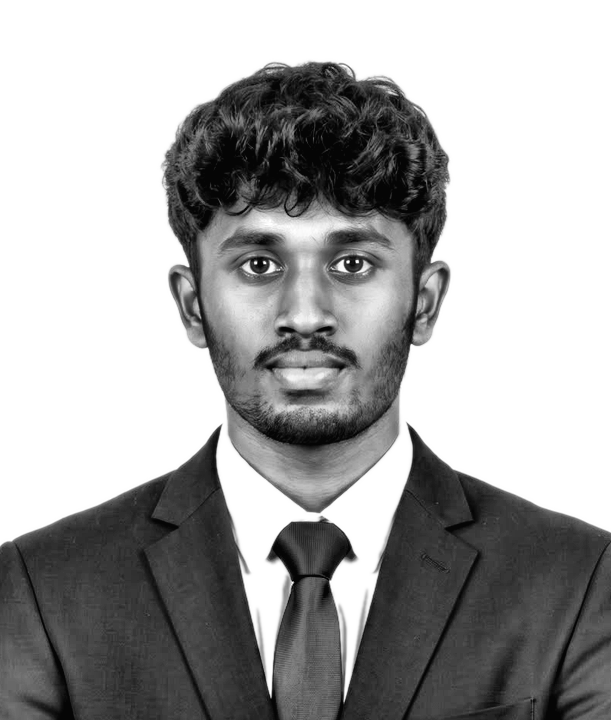
#> input picture assets/source/portrait-prepared.png, 611 x 720 px, found by its file name
$ python make_particle_portrait.py
#> lines starting #> are read from the running program, lines starting #| are printed output that depends on the picture
#!/usr/bin/env python3
"""
make_particle_portrait.py
-------------------------
Samples a prepared grayscale portrait plate into a field of particles and emits
a single self-contained animated SVG.

    empty  ->  particles fade in, scattered  ->  converge inward
           ->  portrait resolves  ->  freeze (no loop)

Design notes
------------
* Density is *saliency weighted*: particles cluster on edges (eyes, jawline,
  hair boundary, lapel) and thin out across flat regions, so a modest particle
  budget still reads as a face.
* Radius and opacity both track local luminance, giving tonal depth without
  needing colour.
* Animation is CSS `@keyframes` inside the SVG (GitHub renders this fine
  through `<img>`; no JavaScript, no external stylesheet). Every particle
  shares ONE keyframe rule and supplies its own offset/delay via CSS custom
  properties — this keeps the file ~4x smaller than per-element SMIL.
* `animation-fill-mode: both` freezes the final frame. The circles also carry
  their final opacity as a plain attribute, so any renderer that ignores CSS
  animation still shows the finished portrait instead of a blank box.

Usage
    python scripts/make_particle_portrait.py
    python scripts/make_particle_portrait.py --particles 2400 --seed 7 --preview
"""

from __future__ import annotations

import argparse
import math
import random
from pathlib import Path

import numpy as np
from PIL import Image, ImageFilter

# --------------------------------------------------------------------------- #
# Tunables — change these to restyle the portrait
# --------------------------------------------------------------------------- #

PARTICLE_COUNT = 5200  # target number of particles

CANVAS_W = 520  # SVG viewBox width
PAD = 26  # inner padding around the portrait

BG = "#0B0F12"  # panel background
BORDER = "#1C2429"  # panel border
GRID = "#131A1F"  # faint technical grid

# Monochrome ramp, dim -> bright. Index chosen by particle luminance.
RAMP = ["#2C3A42", "#4A5C66", "#72868F", "#9DB0B8", "#C9D8DE", "#EAF2F5"]
ACCENT = "#3FB950"  # green, used sparingly on the brightest particles
ACCENT_SHARE = 0.035  # fraction of top-band particles that take the accent

R_MIN, R_MAX = 0.50, 1.70  # particle radius range
BANDS = 7  # luminance quantisation -> one CSS class per band (keeps SVG small)

SCATTER_MIN, SCATTER_MAX = 34.0, 120.0  # start-offset distance range (px)
FADE_IN = 0.55  # per-particle opacity fade duration (s)
TRAVEL = 1.35  # per-particle convergence duration (s)
STAGGER = 1.70  # spread of start times across the field (s)
LEAD_IN = 0.30  # delay before the first particle moves (s)
EASE = "cubic-bezier(.16,.86,.28,1)"  # decelerating settle


# --------------------------------------------------------------------------- #
# Image analysis
# --------------------------------------------------------------------------- #


def _sobel(gray: np.ndarray) -> np.ndarray:
    """Edge magnitude, normalized to [0,1]."""
    g = gray.astype(np.float32) / 255.0
    kx = np.array([[-1, 0, 1], [-2, 0, 2], [-1, 0, 1]], dtype=np.float32)
    ky = kx.T

    def conv(a: np.ndarray, k: np.ndarray) -> np.ndarray:
        p = np.pad(a, 1, mode="edge")
        out = np.zeros_like(a)
        for i in range(3):
            for j in range(3):
                out += k[i, j] * p[i : i + a.shape[0], j : j + a.shape[1]]
        return out

    mag = np.hypot(conv(g, kx), conv(g, ky))
    hi = np.percentile(mag, 99.0)
    return np.clip(mag / max(hi, 1e-6), 0, 1)


def _blur(gray: np.ndarray, radius: float) -> np.ndarray:
    """Gaussian blur returning a float [0,1] tone field."""
    im = Image.fromarray(gray).filter(ImageFilter.GaussianBlur(radius=radius))
    return np.asarray(im, dtype=np.float32) / 255.0


def _saliency(
    tone: np.ndarray, edge: np.ndarray, alpha: np.ndarray
) -> np.ndarray:
    """
    Per-pixel probability weight for placing a particle.

    Density tracks luminance, so dark features (eyes, brows, moustache, hair)
    become *voids* in the particle field — that negative space is what makes a
    face legible at this scale. The edge term then adds definition along
    structural boundaries.
    """
    w = 0.05 + 1.10 * (tone ** 1.45) + 0.40 * edge
    w *= (alpha > 0.5).astype(np.float32)
    return np.clip(w, 0.0, 1.0)


def band_style(band: int) -> tuple[str, float, float]:
    """Colour, radius and opacity for a luminance band. Single source of truth
    shared by the SVG writer and the PNG preview."""
    t = band / (BANDS - 1)
    color = RAMP[min(len(RAMP) - 1, int(t * (len(RAMP) - 1) + 0.5))]
    radius = R_MIN + (R_MAX - R_MIN) * (t ** 0.75)
    # Steep curve: shadows recede to a whisper, highlights carry the face.
    opacity = 0.12 + 0.86 * (t ** 1.35)
    return color, radius, opacity


# --------------------------------------------------------------------------- #
# Sampling
# --------------------------------------------------------------------------- #


def sample_particles(
    plate: Path, target: int, seed: int
) -> tuple[list[dict], int, int]:
    img = Image.open(plate).convert("RGBA")
    arr = np.asarray(img)
    gray = arr[..., 0].astype(np.uint8)
    alpha = arr[..., 3].astype(np.float32) / 255.0
    h, w = gray.shape

    # Tone is read from a blurred plate: raw pixels alternate light/dark along
    # edges, which would render as noise rather than shading.
    tone = _blur(gray, radius=max(1.1, min(h, w) / 420.0))
    # S-curve: pushes eye sockets, brows and the moustache toward void while
    # letting cheek/forehead highlights carry the light.
    tone = np.clip((tone - 0.44) * 1.5 + 0.46, 0.0, 1.0)
    edge = _sobel(gray)
    weight = _saliency(tone, edge, alpha)
    coverage = float((weight > 0).sum())
    if coverage == 0:
        raise SystemExit("ERROR: prepared plate is fully transparent — re-run prep_photo.py")

    # Jittered grid: even spatial distribution, no clumping, then reject by
    # saliency so the surviving points concentrate on structure.
    mean_w = float(weight.sum() / coverage)
    cells = target / max(mean_w, 1e-6)
    step = math.sqrt(coverage / max(cells, 1.0))
    step = max(step, 1.2)

    rng = random.Random(seed)
    nprng = np.random.default_rng(seed)

    pts: list[dict] = []
    y = step * 0.5
    while y < h:
        x = step * 0.5
        while x < w:
            jx = x + (rng.random() - 0.5) * step
            jy = y + (rng.random() - 0.5) * step
            ix, iy = int(jx), int(jy)
            if 0 <= ix < w and 0 <= iy < h:
                p = weight[iy, ix]
                if p > 0 and rng.random() < p:
                    pts.append({"px": jx, "py": jy, "lum": float(tone[iy, ix])})
            x += step
        y += step

    # Trim or pad toward the requested budget.
    if len(pts) > target:
        keep = nprng.choice(len(pts), size=target, replace=False)
        pts = [pts[i] for i in sorted(keep.tolist())]

    return pts, w, h


# --------------------------------------------------------------------------- #
# SVG emission
# --------------------------------------------------------------------------- #


def build_svg(pts: list[dict], iw: int, ih: int, seed: int) -> str:
    scale = (CANVAS_W - 2 * PAD) / iw
    canvas_h = int(round(ih * scale + 2 * PAD))
    rng = random.Random(seed + 1)

    # Convergence origin: the optical centre of the face sits high, so bias the
    # focus upward. Particles scatter outward from here and fall back inward.
    cx = CANVAS_W / 2.0
    cy = PAD + (ih * scale) * 0.42

    # Precompute layout so we can normalise stagger by radial distance.
    laid = []
    max_r = 1e-6
    for p in pts:
        x = PAD + p["px"] * scale
        y = PAD + p["py"] * scale
        d = math.hypot(x - cx, y - cy)
        max_r = max(max_r, d)
        laid.append((x, y, d, p["lum"]))

    body: list[str] = []
    for x, y, d, lum in laid:
        # ---- appearance (quantised into a CSS class) -----------------------
        band = min(BANDS - 1, int(lum * BANDS))
        _, radius, opac = band_style(band)
        cls = f"b{band}"
        if band == BANDS - 1 and rng.random() < ACCENT_SHARE:
            cls = f"a{band}"

        # ---- motion --------------------------------------------------------
        # Start offset points outward from the focus, jittered so the cloud
        # never looks like a clean starburst.
        ang = math.atan2(y - cy, x - cx) + rng.uniform(-0.55, 0.55)
        dist = SCATTER_MIN + (SCATTER_MAX - SCATTER_MIN) * (
            (d / max_r) ** 0.6
        ) * rng.uniform(0.6, 1.15)
        dx = math.cos(ang) * dist
        dy = math.sin(ang) * dist * 0.85

        # Inside-out bloom: centre particles land first, edges settle last.
        delay = LEAD_IN + STAGGER * ((d / max_r) ** 0.75) + rng.uniform(0, 0.22)

        body.append(
            f'<circle class="{cls}" cx="{x:.1f}" cy="{y:.1f}" r="{radius:.2f}"'
            f' style="--x:{dx:.0f}px;--y:{dy:.0f}px;--t:{delay:.2f}s"/>'
        )

    total = LEAD_IN + STAGGER + max(TRAVEL, FADE_IN)

    # One class + one keyframe per luminance band. Opacity is baked into the
    # keyframe rather than passed as a custom property: some non-browser SVG
    # rasterisers apply CSS but do not resolve var(), and `opacity: var(--o)`
    # makes them fail hard instead of degrading to a static image.
    band_css = []
    for b in range(BANDS):
        color, radius, opacity = band_style(b)
        for cls, fill in ((f"b{b}", color),) + (
            ((f"a{b}", ACCENT),) if b >= BANDS - 2 else ()
        ):
            band_css.append(
                f".{cls}{{r:{radius:.2f}px;fill:{fill};opacity:{opacity:.2f};"
                f"animation:settle {TRAVEL}s {EASE} var(--t) both,"
                f"em{b} {FADE_IN}s linear var(--t) both}}"
            )
        band_css.append(
            f"@keyframes em{b}{{from{{opacity:0}}to{{opacity:{opacity:.2f}}}}}"
        )
    bands = "".join(band_css)

    style = f"""
    {bands}
    @keyframes settle {{
      from {{ transform: translate(var(--x), var(--y)); }}
      to   {{ transform: translate(0, 0); }}
    }}
    .chrome {{ animation: chrome .9s ease-out both; }}
    @keyframes chrome {{ from {{ opacity: 0; }} to {{ opacity: 1; }} }}
    @media (prefers-reduced-motion: reduce) {{
      .f circle, .chrome {{ animation: none; }}
    }}
    """

    ticks = 14
    corners = "".join(
        f'<path d="{d}" stroke="#2A353B" stroke-width="1" fill="none"/>'
        for d in (
            f"M10 {10 + ticks} V10 H{10 + ticks}",
            f"M{CANVAS_W - 10 - ticks} 10 H{CANVAS_W - 10} V{10 + ticks}",
            f"M10 {canvas_h - 10 - ticks} V{canvas_h - 10} H{10 + ticks}",
            f"M{CANVAS_W - 10 - ticks} {canvas_h - 10} H{CANVAS_W - 10} "
            f"V{canvas_h - 10 - ticks}",
        )
    )

    return (
        f'<svg xmlns="http://www.w3.org/2000/svg" viewBox="0 0 {CANVAS_W} {canvas_h}" '
        f'width="{CANVAS_W}" height="{canvas_h}" role="img" '
        f'aria-label="Particle portrait of Sheshakanth RA">'
        f"<style>{style}</style>"
        f'<defs><pattern id="g" width="32" height="32" patternUnits="userSpaceOnUse">'
        f'<path d="M32 0H0V32" fill="none" stroke="{GRID}" stroke-width="1"/>'
        f"</pattern></defs>"
        f'<rect width="{CANVAS_W}" height="{canvas_h}" fill="{BG}"/>'
        f'<rect width="{CANVAS_W}" height="{canvas_h}" fill="url(#g)" opacity=".55"/>'
        f'<g class="chrome">'
        f'<rect x=".5" y=".5" width="{CANVAS_W - 1}" height="{canvas_h - 1}" '
        f'fill="none" stroke="{BORDER}"/>{corners}</g>'
        f'<g class="f">{"".join(body)}</g>'
        f"</svg>"
    ), total


# [22 lines left out: function write_preview, not called in this run]


def main() -> None:
    ap = argparse.ArgumentParser(description="Generate the particle portrait SVG.")
    ap.add_argument("--input", default="assets/source/portrait-prepared.png")
    ap.add_argument("--output", default="assets/profile-particles.svg")
    ap.add_argument("--particles", type=int, default=PARTICLE_COUNT)
    ap.add_argument("--seed", type=int, default=11)
    ap.add_argument("--preview", action="store_true", help="also write a PNG of the final frame")
    a = ap.parse_args()

    plate = Path(a.input)
    if not plate.exists():
        raise SystemExit(
            f"ERROR: prepared plate not found at {plate}\n"
            f"       Run: python scripts/prep_photo.py"
        )

    pts, iw, ih = sample_particles(plate, a.particles, a.seed)
#> in sample_particles, img is the input picture: PIL image 611x720 RGBA; mean R, G, B, A 162.3, 162.3, 162.3, 127.9
#> in sample_particles, `alpha = arr[..., 3].astype(np.float32) / 255.0`:
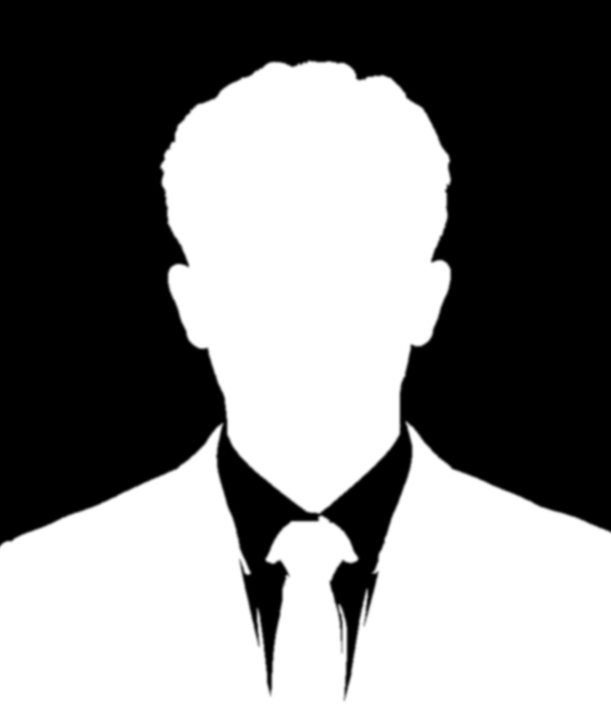
#> alpha: shape (720, 611) float32; min 0, max 1, mean 0.502
#> in sample_particles, `tone = np.clip((tone - 0.44) * 1.5 + 0.46, 0.0, 1.0)`:
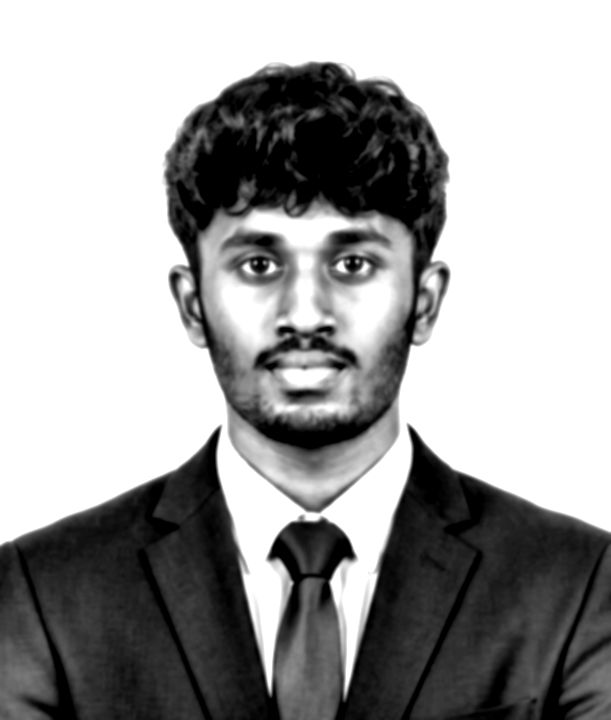
#> tone: shape (720, 611) float32; min 0, max 1, mean 0.633
#> after the loop in conv (call 2), `for i in range(3):`:
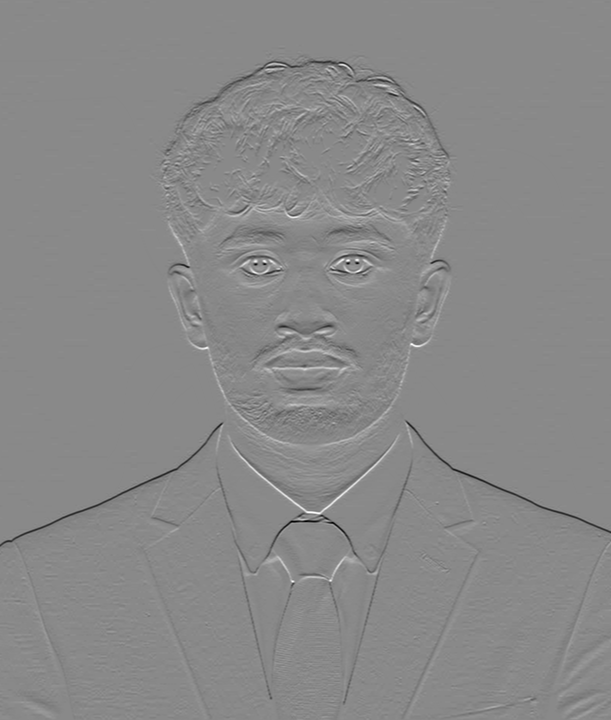
#> out: shape (720, 611) float32; min -3.47, max 2.98, mean -0.00827; drawn with min black and max white
#> in _sobel, `mag = np.hypot(conv(g, kx), conv(g, ky))`:
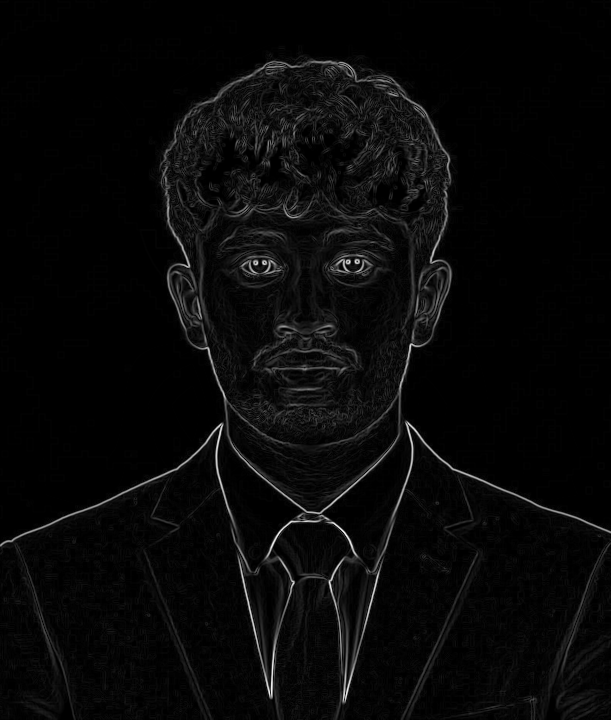
#> mag: shape (720, 611) float32; min 0, max 4.09, mean 0.14; drawn with min black and max white
#> in _sobel, `hi = np.percentile(mag, 99.0)`: hi = 1.59
#> in _saliency, `w = 0.05 + 1.10 * (tone ** 1.45) + 0.40 * edge`:
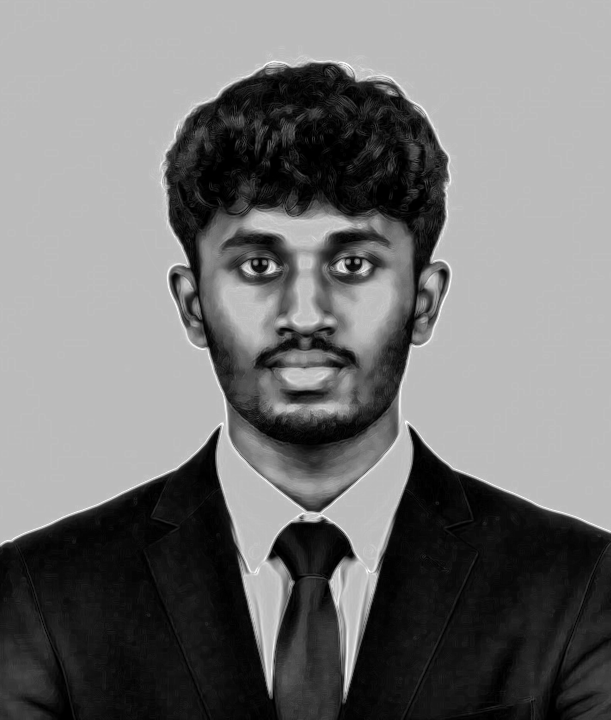
#> w: shape (720, 611) float32; min 0.05, max 1.55, mean 0.737; drawn with min black and max white
#> in _saliency, `w *= (alpha > 0.5).astype(np.float32)`:
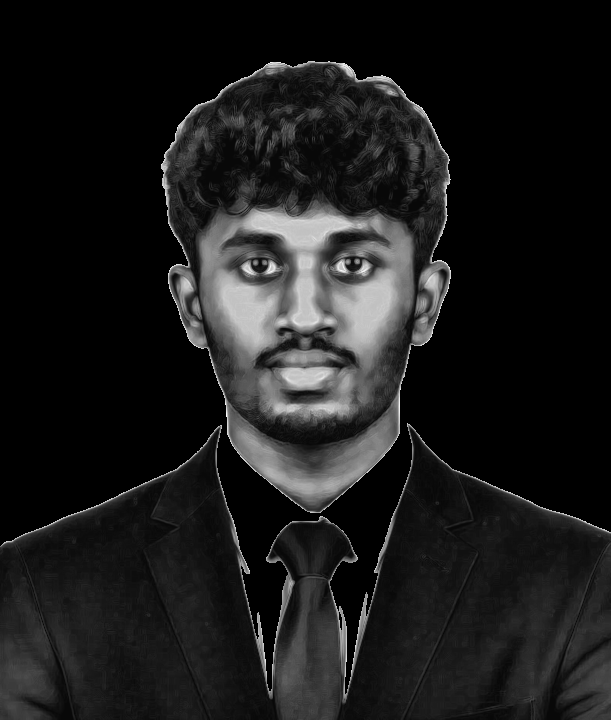
#> w: shape (720, 611) float32; min 0, max 1.52, mean 0.161; drawn with min black and max white
#> in _saliency, `return np.clip(w, 0.0, 1.0)`:
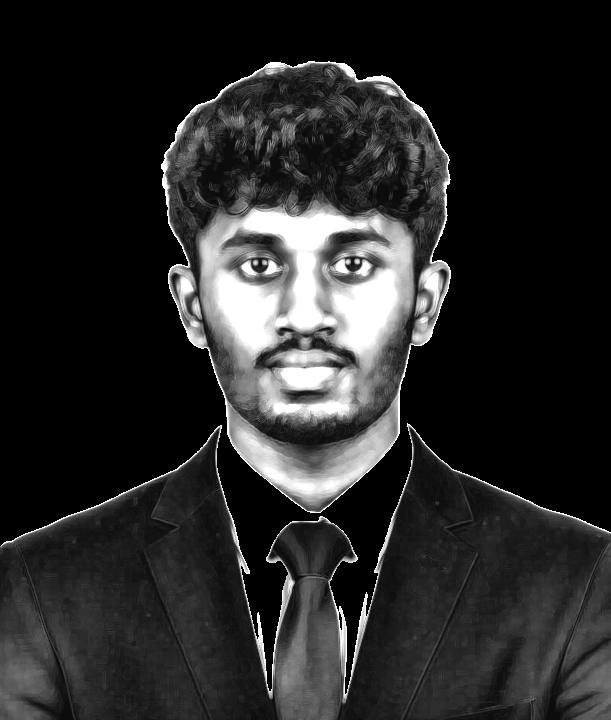
#> returned value: shape (720, 611) float32; min 0, max 1, mean 0.157
#> in sample_particles, `coverage = float((weight > 0).sum())`: coverage = 220821
#> in sample_particles, `mean_w = float(weight.sum() / coverage)`: mean_w = 0.312
#> in sample_particles, `cells = target / max(mean_w, 1e-6)`: cells = 16661.9
#> in sample_particles, `step = math.sqrt(coverage / max(cells, 1.0))`: step = 3.64
#> in sample_particles, `y = step * 0.5`: y = 1.82
#> the loop in sample_particles, `while y < h:` made 198 passes
#> y on passes 1 to 3: 5.46, 9.1, 12.74
#> after the loop in sample_particles, `while y < h:`: pts = 5233 items; y = 722.6
#> in sample_particles, `keep = nprng.choice(len(pts), size=target, replace=False)`: keep = 5200 values, max 5232 at index 4672, min 0 at index 4006, mean 2614.3
#> in sample_particles, `pts = [pts[i] for i in sorted(keep.tolist())]`: pts = 5200 items
#> pts = 5200 items; iw = 611; ih = 720
    svg, total = build_svg(pts, iw, ih, a.seed)
#> in build_svg, `scale = (CANVAS_W - 2 * PAD) / iw`: scale = 0.766
#> in build_svg, `canvas_h = int(round(ih * scale + 2 * PAD))`: canvas_h = 603
#> in build_svg, `cy = PAD + (ih * scale) * 0.42`: cy = 257.6
#> the loop in build_svg, `for p in pts:` made 5200 passes
#> (p, x, y, d, max_r) on passes 1 to 3: ({'px': 269, 'py': 65.2, 'lum': 0.782}, 232, 75.94, 183.8, 183.8), ({'px': 272.5, 'py': 64.36, 'lum': 0.882}, 234.7, 75.3, 184.1, 184.1), ({'px': 276.5, 'py': 62.5, 'lum': 0.9}, 237.8, 73.87, 185.1, 185.1)
#> after the loop in build_svg, `for p in pts:`: laid = 5200 items, first 6: (232, 75.94, 183.8, 0.782), (234.7, 75.3, 184.1, 0.882), (237.8, 73.87, 185.1, 0.9), (238.9, 73.51, 185.3, 0.9), (241.4, 75.88, 182.7, 0.706), (254, 76.01, 181.7, 0.835)
#> the loop in build_svg, `for x, y, d, lum in laid:` made 5200 passes
#> (x, y, d, lum) on passes 26 to 28: (223.2, 80.5, 180.9, 0.688), (224.4, 80.29, 180.9, 0.641), (234.8, 81.68, 177.7, 0.576)

    out = Path(a.output)
    out.parent.mkdir(parents=True, exist_ok=True)
    out.write_text(svg, encoding="utf-8")

    print(f"[portrait] particles : {len(pts)}")
#| [portrait] particles : 5200
    print(f"[portrait] timeline  : {total:.2f}s then frozen")
#| [portrait] timeline  : 3.35s then frozen
    print(f"[portrait] size      : {out.stat().st_size / 1024:.0f} KB")
    print(f"[portrait] wrote     : {out}")

    if a.preview:
        write_preview(pts, iw, ih, out.with_suffix(".preview.png"))


if __name__ == "__main__":
    main()
